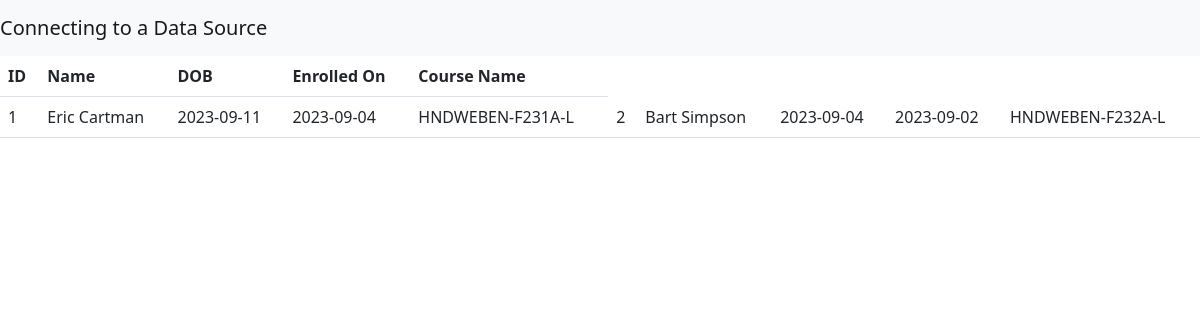
The page / on the database its author committed.
### tables this page shows
CREATE TABLE `enrolment` (
  `enrolment_id` int(11) NOT NULL,
  `fk_course` int(11) DEFAULT NULL,
  `fk_student` int(11) NOT NULL,
  `enrolment_date` date DEFAULT NULL,
  `active` tinyint(4) DEFAULT NULL
);

CREATE TABLE `student` (
  `student_id` int(11) NOT NULL,
  `student_name` varchar(64) DEFAULT NULL,
  `dob` date DEFAULT NULL,
  `address` varchar(255) DEFAULT NULL,
  `tel` varchar(13) DEFAULT NULL
);

CREATE TABLE `course` (
  `course_id` int(11) NOT NULL,
  `course_name` varchar(255) DEFAULT NULL
);

### index.php (called while the page is built)
<?php
include 'config/dbConfig.php';
include 'partials/header.php';
include 'partials/students.php';
include 'partials/footer.php';
?>

### partials/students.php (the view)
<?php
$students = $conn->prepare('SELECT
s.student_id,
s.student_name,
s.dob,
e.enrolment_date,
c.course_id,
c.course_name
FROM enrolment e
INNER JOIN student s ON e.fk_student = s.student_id
INNER JOIN course c ON e.fk_course = c.course_id;
');
$students->execute();
$students->store_result();
$students->bind_result($studentId, $studentName, $dob, $enrolDate, $courseId, $course);
?>
<table class="table">
    <thead>
    <tr>
        <th scope="col">ID</th>
        <th scope="col">Name</th>
        <th scope="col">DOB</th>
        <th scope="col">Enrolled On</th>
        <th scope="col">Course Name</th>
    </tr>
    </thead>
    <tbody>
        <?php while ($students->fetch()): ?>
        <td><?= $studentId ?></td>
        <td><?= $studentName ?></td>
        <td><?= $dob ?></td>
        <td><?= $enrolDate ?></td>
        <td><?= $course ?></td>
        <?php endwhile ?>
    </tbody>
</table>

### partials/header.php (shortened to what this page needs)
<!DOCTYPE html>
<html lang="en">
<head>
    <link rel="stylesheet" href="https://cdn.jsdelivr.net/npm/bootstrap@5.2.3/dist/css/bootstrap.min.css">
</head>
<body>
    <?php include 'partials/navigation.php'; ?>

### partials/navigation.php (shortened to what this page needs)
<nav class="navbar navbar-expand-lg navbar-light bg-light">
  <a class="navbar-brand" href="#">Connecting to a Data Source</a>
</nav>

### partials/footer.php
</body>
</html>

### rows shown on the page
enrolment: fk_student.student_id "1", fk_student.student_name "Eric Cartman", fk_student.dob "2023-09-11", enrolment_date "2023-09-04", fk_course.course_name "HNDWEBEN-F231A-L"
enrolment: fk_student.student_id "2", fk_student.student_name "Bart Simpson", fk_student.dob "2023-09-04", enrolment_date "2023-09-02", fk_course.course_name "HNDWEBEN-F232A-L"
